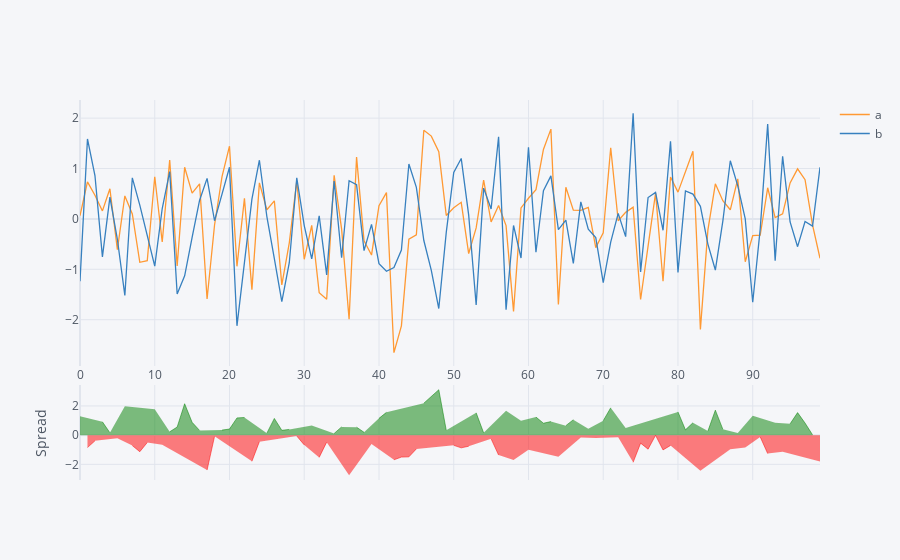

Notebook code for this chart:
### Code cell
dataframe[['a','b']].iplot(kind='spread')
